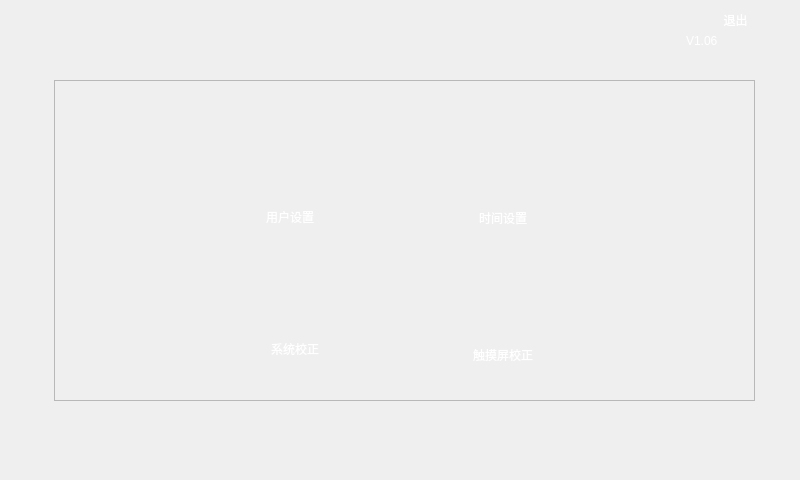
<?xml version="1.0" encoding="UTF-8"?>
<ui version="4.0">
 <class>SetShow</class>
 <widget class="QDialog" name="SetShow">
  <property name="geometry">
   <rect>
    <x>0</x>
    <y>0</y>
    <width>800</width>
    <height>480</height>
   </rect>
  </property>
  <property name="windowTitle">
   <string>Dialog</string>
  </property>
  <property name="styleSheet">
   <string notr="true">
QDialog[objectName=&quot;SetShow&quot;]
{background:transparent;
 border-radius:10px;
	background-image: url(:/ui/ui_new/bg_Frame.jpg);
}</string>
  </property>
  <widget class="QLabel" name="label">
   <property name="geometry">
    <rect>
     <x>20</x>
     <y>10</y>
     <width>91</width>
     <height>17</height>
    </rect>
   </property>
   <property name="styleSheet">
    <string notr="true">font: 10pt &quot;helvetica&quot; light;
background:transparent;

</string>
   </property>
   <property name="text">
    <string/>
   </property>
  </widget>
  <widget class="QLabel" name="exit">
   <property name="geometry">
    <rect>
     <x>0</x>
     <y>407</y>
     <width>821</width>
     <height>73</height>
    </rect>
   </property>
   <property name="styleSheet">
    <string notr="true">background-image: url(:/ui/Test_Cut/Test_Copyright.png);</string>
   </property>
   <property name="text">
    <string/>
   </property>
  </widget>
  <widget class="QLabel" name="label_5">
   <property name="geometry">
    <rect>
     <x>0</x>
     <y>0</y>
     <width>801</width>
     <height>54</height>
    </rect>
   </property>
   <property name="styleSheet">
    <string notr="true">background-image: url(:/ui/ui_new/Up_Frame.png);</string>
   </property>
   <property name="text">
    <string/>
   </property>
  </widget>
  <widget class="QLabel" name="label_Time">
   <property name="geometry">
    <rect>
     <x>86</x>
     <y>31</y>
     <width>91</width>
     <height>17</height>
    </rect>
   </property>
   <property name="styleSheet">
    <string notr="true">background:transparent;
color:white;</string>
   </property>
   <property name="text">
    <string/>
   </property>
  </widget>
  <widget class="QLabel" name="label_date">
   <property name="geometry">
    <rect>
     <x>86</x>
     <y>11</y>
     <width>81</width>
     <height>17</height>
    </rect>
   </property>
   <property name="styleSheet">
    <string notr="true">background:transparent;
color:white;</string>
   </property>
   <property name="text">
    <string/>
   </property>
  </widget>
  <widget class="QPushButton" name="pushButton_Exit">
   <property name="geometry">
    <rect>
     <x>710</x>
     <y>413</y>
     <width>91</width>
     <height>71</height>
    </rect>
   </property>
   <property name="styleSheet">
    <string notr="true">
QPushButton {
	background-image: url(:/ui/Test_Cut/Test_Back.png);
font-size:30px bold;

border-radius:20px;
}


QPushButton:pressed{

font-size:30px bold;
	background-image: url(:/ui/Test_Cut/Test_Back_Pressed.png);
border-radius:20px;
}
</string>
   </property>
   <property name="text">
    <string/>
   </property>
  </widget>
  <widget class="QFrame" name="frame">
   <property name="geometry">
    <rect>
     <x>54</x>
     <y>80</y>
     <width>701</width>
     <height>321</height>
    </rect>
   </property>
   <property name="styleSheet">
    <string notr="true">QFrame[objectName=&quot;frame&quot;]
{
background:transparent;
border:none;
}</string>
   </property>
   <property name="frameShape">
    <enum>QFrame::StyledPanel</enum>
   </property>
   <property name="frameShadow">
    <enum>QFrame::Raised</enum>
   </property>
   <widget class="QLabel" name="label_TSW">
    <property name="geometry">
     <rect>
      <x>419</x>
      <y>266</y>
      <width>77</width>
      <height>17</height>
     </rect>
    </property>
    <property name="styleSheet">
     <string notr="true">background:transparent;
color:white;</string>
    </property>
    <property name="text">
     <string>触摸屏校正</string>
    </property>
   </widget>
   <widget class="QPushButton" name="pushButton_TouchScreenCalibrate">
    <property name="geometry">
     <rect>
      <x>360</x>
      <y>174</y>
      <width>191</width>
      <height>121</height>
     </rect>
    </property>
    <property name="styleSheet">
     <string notr="true">QPushButton{
	background-image: url(:/ui/System_Set/SysSet_ButtonBack_up.png);
font-size:30px bold;

border-radius:20px;
}

QPushButton:pressed{
	background-image: url(:/ui/System_Set/SysSet_ButtonBack_down.png);
font-size:30px bold;

border-radius:20px;
}</string>
    </property>
    <property name="text">
     <string/>
    </property>
   </widget>
   <widget class="QPushButton" name="pushButton_Time">
    <property name="geometry">
     <rect>
      <x>360</x>
      <y>39</y>
      <width>191</width>
      <height>121</height>
     </rect>
    </property>
    <property name="styleSheet">
     <string notr="true">QPushButton{
	background-image: url(:/ui/System_Set/SysSet_ButtonBack_up.png);
font-size:30px bold;

border-radius:20px;
}

QPushButton:pressed{
	background-image: url(:/ui/System_Set/SysSet_ButtonBack_down.png);
font-size:30px bold;

border-radius:20px;
}</string>
    </property>
    <property name="text">
     <string/>
    </property>
   </widget>
   <widget class="QLabel" name="label_CaliW">
    <property name="geometry">
     <rect>
      <x>217</x>
      <y>260</y>
      <width>62</width>
      <height>17</height>
     </rect>
    </property>
    <property name="styleSheet">
     <string notr="true">background:transparent;
color:white;</string>
    </property>
    <property name="text">
     <string>系统校正</string>
    </property>
   </widget>
   <widget class="QLabel" name="label_Calibrate">
    <property name="geometry">
     <rect>
      <x>209</x>
      <y>182</y>
      <width>71</width>
      <height>69</height>
     </rect>
    </property>
    <property name="styleSheet">
     <string notr="true">
background-image: url(:/ui/System_Set/SysSet_sys_up.png);</string>
    </property>
    <property name="text">
     <string/>
    </property>
   </widget>
   <widget class="QLabel" name="label_TimeW">
    <property name="geometry">
     <rect>
      <x>425</x>
      <y>129</y>
      <width>62</width>
      <height>17</height>
     </rect>
    </property>
    <property name="styleSheet">
     <string notr="true">background:transparent;
color:white;</string>
    </property>
    <property name="text">
     <string>时间设置</string>
    </property>
   </widget>
   <widget class="QLabel" name="label_UserW">
    <property name="geometry">
     <rect>
      <x>212</x>
      <y>128</y>
      <width>62</width>
      <height>17</height>
     </rect>
    </property>
    <property name="styleSheet">
     <string notr="true">background:transparent;
color:white;</string>
    </property>
    <property name="text">
     <string>用户设置</string>
    </property>
   </widget>
   <widget class="QLabel" name="label_UserSet">
    <property name="geometry">
     <rect>
      <x>205</x>
      <y>51</y>
      <width>81</width>
      <height>69</height>
     </rect>
    </property>
    <property name="styleSheet">
     <string notr="true">background:transparent;
background-image: url(:/ui/System_Set/SysSet_user_up.png);</string>
    </property>
    <property name="text">
     <string/>
    </property>
   </widget>
   <widget class="QLabel" name="label_TimeSet">
    <property name="geometry">
     <rect>
      <x>421</x>
      <y>58</y>
      <width>68</width>
      <height>63</height>
     </rect>
    </property>
    <property name="styleSheet">
     <string notr="true">
background-image: url(:/ui/System_Set/SysSet_time_up.png);</string>
    </property>
    <property name="text">
     <string/>
    </property>
   </widget>
   <widget class="QLabel" name="label_TScreenSet">
    <property name="geometry">
     <rect>
      <x>419</x>
      <y>198</y>
      <width>71</width>
      <height>61</height>
     </rect>
    </property>
    <property name="styleSheet">
     <string notr="true">
background-image: url(:/ui/System_Set/SysSet_touch_up.png);</string>
    </property>
    <property name="text">
     <string/>
    </property>
   </widget>
   <widget class="QPushButton" name="pushButton_User">
    <property name="geometry">
     <rect>
      <x>150</x>
      <y>38</y>
      <width>191</width>
      <height>121</height>
     </rect>
    </property>
    <property name="styleSheet">
     <string notr="true">QPushButton{
	background-image: url(:/ui/System_Set/SysSet_ButtonBack_up.png);
font-size:30px bold;

border-radius:20px;
}

QPushButton:pressed{
	background-image: url(:/ui/System_Set/SysSet_ButtonBack_down.png);
font-size:30px bold;

border-radius:20px;
}</string>
    </property>
    <property name="text">
     <string/>
    </property>
   </widget>
   <widget class="QPushButton" name="pushButton_Calibrate">
    <property name="geometry">
     <rect>
      <x>150</x>
      <y>170</y>
      <width>191</width>
      <height>121</height>
     </rect>
    </property>
    <property name="styleSheet">
     <string notr="true">QPushButton{
	background-image: url(:/ui/System_Set/SysSet_ButtonBack_up.png);
font-size:30px bold;

border-radius:20px;
}

QPushButton:pressed{
	background-image: url(:/ui/System_Set/SysSet_ButtonBack_down.png);
font-size:30px bold;

border-radius:20px;
}</string>
    </property>
    <property name="text">
     <string/>
    </property>
   </widget>
   <zorder>pushButton_TouchScreenCalibrate</zorder>
   <zorder>pushButton_Time</zorder>
   <zorder>label_TimeW</zorder>
   <zorder>label_TimeSet</zorder>
   <zorder>label_TScreenSet</zorder>
   <zorder>pushButton_User</zorder>
   <zorder>pushButton_Calibrate</zorder>
   <zorder>label_UserW</zorder>
   <zorder>label_CaliW</zorder>
   <zorder>label_TSW</zorder>
   <zorder>label_UserSet</zorder>
   <zorder>label_Calibrate</zorder>
  </widget>
  <widget class="QLabel" name="Label_UserName">
   <property name="geometry">
    <rect>
     <x>663</x>
     <y>9</y>
     <width>51</width>
     <height>21</height>
    </rect>
   </property>
   <property name="styleSheet">
    <string notr="true">background:transparent;
color:white;

</string>
   </property>
   <property name="text">
    <string/>
   </property>
  </widget>
  <widget class="QPushButton" name="pushButton_LogOut">
   <property name="geometry">
    <rect>
     <x>710</x>
     <y>4</y>
     <width>51</width>
     <height>31</height>
    </rect>
   </property>
   <property name="styleSheet">
    <string notr="true">background:transparent;
border:none;
color:white;

</string>
   </property>
   <property name="text">
    <string>退出</string>
   </property>
  </widget>
  <widget class="QLabel" name="Label_SoftWareVersion">
   <property name="geometry">
    <rect>
     <x>686</x>
     <y>30</y>
     <width>91</width>
     <height>21</height>
    </rect>
   </property>
   <property name="styleSheet">
    <string notr="true">background:transparent;
color:white;

</string>
   </property>
   <property name="text">
    <string>V1.06</string>
   </property>
  </widget>
 </widget>
 <resources/>
 <connections/>
</ui>
